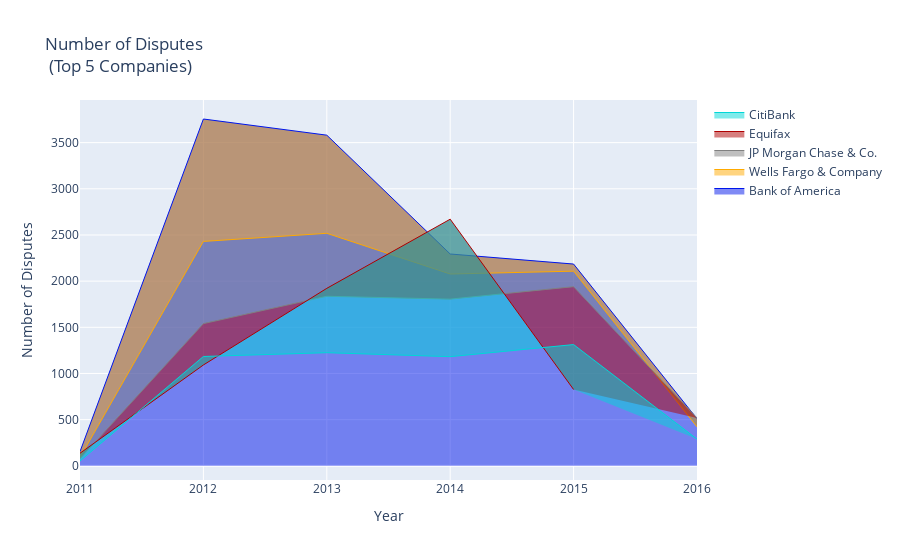

The code cell stored with this chart in its notebook:
### Code cell
# Implementing line chart (top 5 companies with complaints)
#This code creates and plots a line chart to visualize the number of disputes over time for the top 5 companies with the most complaints. Each company's disputes are shown as a separate line on the chart, with hover text displaying the number of disputes for each year. The chart is displayed with a title "Number of Disputes (Top 5 Companies)" and axes labeled accordingly.
boa_disputes_amount = boa_disputes['CRM'].values.tolist()
wfc_disputes_amount = wfc_disputes['CRM'].values.tolist()
jp_disputes_amount = jp_disputes['CRM'].values.tolist()
equi_disputes_amount = equi_disputes['CRM'].values.tolist()
citi_disputes_amount = citi_disputes['CRM'].values.tolist()

# Text to add
boa_text = [str(dis) + '\n Disputes'  for dis in boa_disputes_amount]
wfc_text = [str(wfc) + '\n Disputes'  for wfc in wfc_disputes_amount]
jp_text = [str(jp) + '\n Disputes' for jp in jp_disputes_amount]
equi_text = [str(equi) + '\n Disputes' for equi in equi_disputes_amount]
citi_text = [str(citi) + '\n Disputes' for citi in citi_disputes_amount]

boa_disputes_chart = go.Scatter(
    x=years,
    y=boa_disputes_amount,
    text=boa_text,
    name='Bank of America', 
    hoverinfo='x+text',
    mode='lines',
    line=dict(width=1,
             color='rgb(0, 22, 235)',
             ),
    fill='tonexty'
)

wfc_disputes_chart = go.Scatter(
    x=years,
    y=wfc_disputes_amount,
    text=wfc_text,
    name="Wells Fargo & Company", 
    hoverinfo='x+text',
    mode='lines',
    line=dict(width=1,
             color='rgb(275, 170, 0)',
             ),
    fill='tonexty'
)


jp_disputes_chart = go.Scatter(
    x=years,
    y=jp_disputes_amount,
    text=jp_text,
    name='JP Morgan Chase & Co.',
    hoverinfo='x+text',
    mode='lines',
    line=dict(width=1,
             color='rgb(128, 128, 128)',
             ),
    fill='tonexty'
)

equi_disputes_chart = go.Scatter(
    x=years,
    y=equi_disputes_amount,
    text=equi_text,
    name='Equifax',
    hoverinfo='x+text',
    mode='lines',
    line=dict(width=1,
             color='rgb(175, 0, 0)',
             ),
    fill='tonexty'
)

citi_disputes_chart = go.Scatter(
    x=years,
    y=citi_disputes_amount,
    text=citi_text,
    name='CitiBank',
    hoverinfo='x+text',
    mode='lines',
    line=dict(width=1,
             color='rgb(0, 215, 215)',
             ),
    fill='tonexty'
)

data = [boa_disputes_chart, wfc_disputes_chart, jp_disputes_chart, equi_disputes_chart, citi_disputes_chart]

layout = dict(title = 'Number of Disputes <br> (Top 5 Companies)',
              xaxis = dict(title = 'Year'),
              yaxis = dict(title = 'Number of Disputes')
             )


fig = dict(data=data, layout=layout)


iplot(fig, filename='basic-area-no-bound')

### Figure 1 — Plotly figure (JSON) as saved in the notebook; plotly's stock layout.template omitted (floating-point values rounded to 4 significant figures)
{"data": [{"fill": "tonexty", "hoverinfo": "x+text", "line": {"color": "rgb(0, 22, 235)", "width": 1}, "mode": "lines", "name": "Bank of America", "text": ["154\n Disputes", "3756\n Disputes", "3581\n Disputes", "2294\n Disputes", "2185\n Disputes", "510\n Disputes"], "type": "scatter", "x": [2011, 2012, 2013, 2014, 2015, 2016], "y": [154, 3756, 3581, 2294, 2185, 510]}, {"fill": "tonexty", "hoverinfo": "x+text", "line": {"color": "rgb(275, 170, 0)", "width": 1}, "mode": "lines", "name": "Wells Fargo & Company", "text": ["89\n Disputes", "2430\n Disputes", "2518\n Disputes", "2077\n Disputes", "2108\n Disputes", "422\n Disputes"], "type": "scatter", "x": [2011, 2012, 2013, 2014, 2015, 2016], "y": [89, 2430, 2518, 2077, 2108, 422]}, {"fill": "tonexty", "hoverinfo": "x+text", "line": {"color": "rgb(128, 128, 128)", "width": 1}, "mode": "lines", "name": "JP Morgan Chase & Co.", "text": ["76\n Disputes", "1540\n Disputes", "1836\n Disputes", "1805\n Disputes", "1940\n Disputes", "519\n Disputes"], "type": "scatter", "x": [2011, 2012, 2013, 2014, 2015, 2016], "y": [76, 1540, 1836, 1805, 1940, 519]}, {"fill": "tonexty", "hoverinfo": "x+text", "line": {"color": "rgb(175, 0, 0)", "width": 1}, "mode": "lines", "name": "Equifax", "text": ["136\n Disputes", "1092\n Disputes", "1922\n Disputes", "2671\n Disputes", "826\n Disputes"], "type": "scatter", "x": [2011, 2012, 2013, 2014, 2015, 2016], "y": [136, 1092, 1922, 2671, 826]}, {"fill": "tonexty", "hoverinfo": "x+text", "line": {"color": "rgb(0, 215, 215)", "width": 1}, "mode": "lines", "name": "CitiBank", "text": ["52\n Disputes", "1184\n Disputes", "1225\n Disputes", "1182\n Disputes", "1313\n Disputes", "289\n Disputes"], "type": "scatter", "x": [2011, 2012, 2013, 2014, 2015, 2016], "y": [52, 1184, 1225, 1182, 1313, 289]}], "layout": {"title": {"text": "Number of Disputes <br> (Top 5 Companies)"}, "xaxis": {"title": {"text": "Year"}}, "yaxis": {"title": {"text": "Number of Disputes"}}}}
